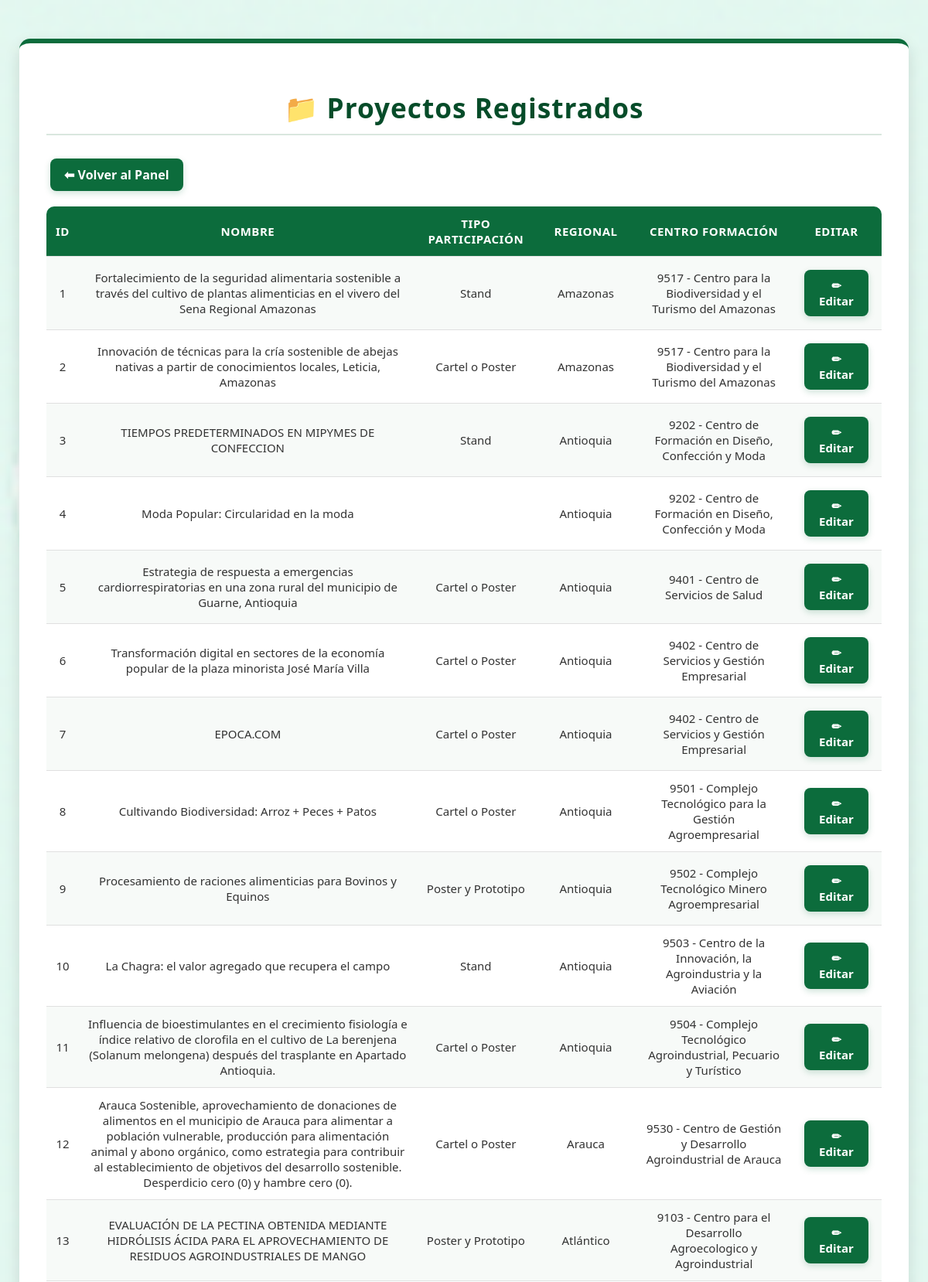
The app's page /Views/Admin/ver_proyectos.php (signed in, upper part) with its own data.
### tables this page shows
CREATE TABLE `proyectos` (
  `id_proyecto` int(11) NOT NULL,
  `nombre_proyecto` varchar(500) NOT NULL,
  `tipo_participacion` varchar(100) DEFAULT NULL,
  `regional` varchar(100) NOT NULL,
  `centro_formacion` varchar(150) NOT NULL,
  `fecha_creacion` timestamp NOT NULL DEFAULT current_timestamp()
);

### Models/Admin.php (called while the page is built, shortened)
<?php
class Admin {
    private $conn;
    public function __construct($db) {
        $this->conn = $db;
    }
    public function listarProyectos() {
        $query = "SELECT * FROM proyectos ORDER BY id_proyecto ASC";
        $stmt = $this->conn->prepare($query);
        $stmt->execute();
        return $stmt->fetchAll(PDO::FETCH_ASSOC);
    }
}
?>

### Views/Admin/ver_proyectos.php (the view, shortened to what this page needs)
<?php
require_once "../../Models/Admin.php";
$db = (new Database())->conectar();
$admin = new Admin($db);
$proyectos = $admin->listarProyectos();
?>
<!DOCTYPE html>
<html lang="es">
<head>
  <link rel="stylesheet" href="../../assets/css/admin.css">
</head>
<body>
  <div class="admin-container">
    <h1>📁 Proyectos Registrados</h1>
    <a href="index.php" class="btn">⬅ Volver al Panel</a>
    <table>
      <tr>
        <th>ID</th>
        <th>Nombre</th>
        <th>Tipo Participación</th>
        <th>Regional</th>
        <th>Centro Formación</th>
        <th>Editar</th>
      </tr>
      <?php foreach ($proyectos as $p): ?>
      <tr>
        <td><?php echo $p["id_proyecto"]; ?></td>
        <td><?php echo htmlspecialchars($p["nombre_proyecto"]); ?></td>
        <td><?php echo htmlspecialchars($p["tipo_participacion"]); ?></td>
        <td><?php echo htmlspecialchars($p["regional"]); ?></td>
        <td><?php echo htmlspecialchars($p["centro_formacion"]); ?></td>
        <td>
          <a href="editar_proyecto.php?id=<?php echo $p['id_proyecto']; ?>" class="btn">✏ Editar</a>
        </td>
      </tr>
      <?php endforeach; ?>
    </table>
  </div>
</body>
</html>

### assets/css/admin.css (style rules this page uses)
body { font-family: 'Segoe UI', Arial, sans-serif; background: url('../img/Admin.png') no-repeat center center fixed; background-size: cover; background-attachment: fixed; background-color: #eef2f0; margin: 0; padding: 0; color: #333; }
.admin-container { width: 90%; max-width: 1100px; background-color: #ffffff; margin: 50px auto; padding: 35px; border-radius: 14px; box-shadow: 0 8px 20px rgba(0, 0, 0, 0.12); border-top: 6px solid #0c6c3c; transition: all 0.3s ease; }
.admin-container h1 { text-align: center; color: #064c29; font-size: 2.2em; margin-bottom: 25px; letter-spacing: 1px; border-bottom: 2px solid #d9e7de; padding-bottom: 10px; }
.btn { display: inline-block; padding: 10px 18px; margin: 5px; border-radius: 8px; background-color: #0c6c3c; color: #ffffff; font-weight: 600; text-decoration: none; transition: all 0.3s ease; box-shadow: 0 3px 8px rgba(12, 108, 60, 0.2); }
table { width: 100%; border-collapse: collapse; margin-top: 15px; border-radius: 10px; overflow: hidden; font-size: 15px; background-color: #ffffff; }
th { background-color: #0c6c3c; color: white; font-weight: 600; text-transform: uppercase; letter-spacing: 0.5px; }
td, th { padding: 12px; text-align: center; border-bottom: 1px solid #e0e0e0; }
tr:nth-child(even) { background-color: #f7faf8; }

### records on screen
proyectos: id_proyecto "1", nombre_proyecto "Fortalecimiento de la seguridad alimentaria sostenible a través del cultivo de plantas alimenticias en el vivero del Sena Regional Amazonas", tipo_participacion "Stand", regional "Amazonas", centro_formacion "9517 - Centro para la Biodiversidad y el Turismo del Amazonas"
proyectos: id_proyecto "2", nombre_proyecto "Innovación de técnicas para la cría sostenible de abejas nativas a partir de conocimientos locales, Leticia, Amazonas", tipo_participacion "Cartel o Poster", regional "Amazonas", centro_formacion "9517 - Centro para la Biodiversidad y el Turismo del Amazonas"
proyectos: id_proyecto "3", nombre_proyecto "TIEMPOS PREDETERMINADOS EN MIPYMES DE CONFECCION", tipo_participacion "Stand", regional "Antioquia", centro_formacion "9202 - Centro de Formación en Diseño, Confección y Moda"
proyectos: id_proyecto "4", nombre_proyecto "Moda Popular: Circularidad en la moda", regional "Antioquia", centro_formacion "9202 - Centro de Formación en Diseño, Confección y Moda"
proyectos: id_proyecto "5", nombre_proyecto "Estrategia de respuesta a emergencias cardiorrespiratorias en una zona rural del municipio de Guarne, Antioquia", tipo_participacion "Cartel o Poster", regional "Antioquia", centro_formacion "9401 - Centro de Servicios de Salud"
proyectos: id_proyecto "6", nombre_proyecto "Transformación digital en sectores de la economía popular de la plaza minorista José María Villa", tipo_participacion "Cartel o Poster", regional "Antioquia", centro_formacion "9402 - Centro de Servicios y Gestión Empresarial"
proyectos: id_proyecto "7", nombre_proyecto "EPOCA.COM", tipo_participacion "Cartel o Poster", regional "Antioquia", centro_formacion "9402 - Centro de Servicios y Gestión Empresarial"
proyectos: id_proyecto "8", nombre_proyecto "Cultivando Biodiversidad: Arroz + Peces + Patos", tipo_participacion "Cartel o Poster", regional "Antioquia", centro_formacion "9501 - Complejo Tecnológico para la Gestión Agroempresarial"
proyectos: id_proyecto "9", nombre_proyecto "Procesamiento de raciones alimenticias para Bovinos y Equinos", tipo_participacion "Poster y Prototipo", regional "Antioquia", centro_formacion "9502 - Complejo Tecnológico Minero Agroempresarial"
proyectos: id_proyecto "10", nombre_proyecto "La Chagra: el valor agregado que recupera el campo", tipo_participacion "Stand", regional "Antioquia", centro_formacion "9503 - Centro de la Innovación, la Agroindustria y la Aviación"
proyectos: id_proyecto "11", nombre_proyecto "Influencia de bioestimulantes en el crecimiento fisiología e índice relativo de clorofila en el cultivo de La berenjena (Solanum melongena) después del trasplante en Apartado Antioquia.", tipo_participacion "Cartel o Poster", regional "Antioquia", centro_formacion "9504 - Complejo Tecnológico Agroindustrial, Pecuario y Turístico"
proyectos: id_proyecto "12", nombre_proyecto "Arauca Sostenible, aprovechamiento de donaciones de alimentos en el municipio de Arauca para alimentar a población vulnerable, producción para alimentación animal y abono orgánico, como estrategia para contribuir al establecimiento de objetivos del desarrollo sostenible. Desperdicio cero (0) y hambre cero (0).", tipo_participacion "Cartel o Poster", regional "Arauca", centro_formacion "9530 - Centro de Gestión y Desarrollo Agroindustrial de Arauca"
proyectos: id_proyecto "13", nombre_proyecto "EVALUACIÓN DE LA PECTINA OBTENIDA MEDIANTE HIDRÓLISIS ÁCIDA PARA EL APROVECHAMIENTO DE RESIDUOS AGROINDUSTRIALES DE MANGO", tipo_participacion "Poster y Prototipo", regional "Atlántico", centro_formacion "9103 - Centro para el Desarrollo Agroecologico y Agroindustrial"
